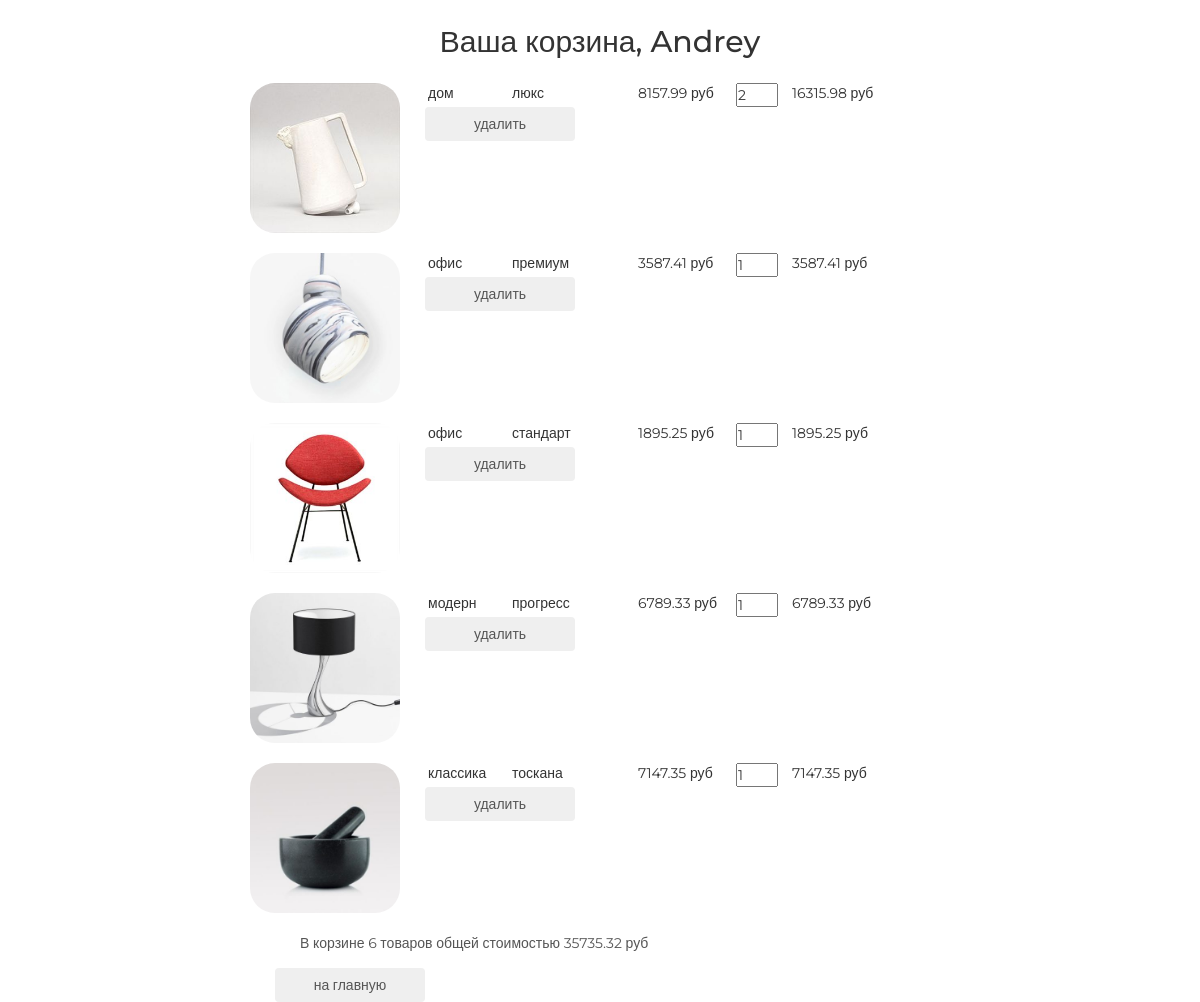
/basket/ (signed in), run on the app's committed database.
### authapp/models.py (models this page shows, shortened)
class ShopUser(AbstractUser):
    SEX_MAIL = 'mail'
    SEX_FEMAIL = 'femail'
    SEX_OTHER = 'other'
    SEX_CHOICE = (
        (SEX_MAIL, 'Мужской'),
        (SEX_FEMAIL, 'Женский'),
        (SEX_OTHER, 'Не указан')
    )
    avatar = models.ImageField(upload_to='users_avatars', blank=True)
    age = models.PositiveIntegerField(verbose_name='возраст', default=18)
    sex = models.CharField(max_length=6, choices=SEX_CHOICE, default=SEX_OTHER, verbose_name='Пол')  # male, female
    activation_key = models.CharField(max_length=128, blank=True)
    activation_key_expires = models.DateTimeField(default=(now() + timedelta(hours=48)))

### basketapp/models.py (models this page shows)
class Basket(models.Model):
    objects = None
    user = models.ForeignKey(settings.AUTH_USER_MODEL, on_delete=models.CASCADE, related_name='корзина')
    product = models.ForeignKey(Product, on_delete=models.CASCADE, verbose_name='товар')
    quantity = models.PositiveIntegerField(verbose_name='количество', default=0)
    add_datetime = models.DateTimeField(verbose_name='время', auto_now_add=True)
    @property
    def product_cost(self):
        return self.product.price * self.quantity
    @property
    def total_quantity(self):
        _items = Basket.objects.filter(user=self.user)
        _totalquantity = sum(list(map(lambda x: x.quantity, _items)))
        return _totalquantity
    @property
    def total_cost(self):
        _items = Basket.objects.filter(user=self.user)
        _totalcost = sum(list(map(lambda x: x.product_cost, _items)))
        return _totalcost

### mainapp/models.py (models this page shows, shortened)
class Product(models.Model):
    objects = None
    category = models.ForeignKey(ProductCategory, on_delete=models.CASCADE)
    name = models.CharField(verbose_name='имя продукта', max_length=128)
    image = models.ImageField(upload_to='products_images', blank=True)
    short_desc = models.CharField(verbose_name='краткое описание продукта', max_length=60, blank=True)
    description = models.TextField(verbose_name='описание продукта', blank=True)
    price = models.DecimalField(verbose_name='цена продукта', max_digits=8, decimal_places=2, default=0)
    quantity = models.PositiveIntegerField(verbose_name='количество на складе', default=0)
    is_active = models.BooleanField(default = True, verbose_name = 'активен')

class ProductCategory(models.Model):
    name = models.CharField(verbose_name='название категории', max_length=64, unique=True)
    description = models.TextField(verbose_name='описание категории', blank=True)
    is_active = models.BooleanField(default=True, verbose_name = 'Active')

### basketapp/views.py (the view)
# urls.py: path('', basketapp.basket, name='view'),
@login_required
def basket(request):
    title = 'корзина'
    basket_items = Basket.objects.filter(user = request.user).order_by('product__category')
    content = {
        'title'       : title,
        'basket_items': basket_items,
    }
    return render(request, 'basketapp/basket.html', content)

### mainapp/context_processor.py (called while the page is built)
def basket(request):
   print(f'context processor basket works')
   basket = []
   if request.user.is_authenticated:
       basket = Basket.objects.filter(user=request.user)
   return {
       'basket': basket,
   }

### basketapp/templates/basketapp/basket.html
{% extends 'basketapp/base.html' %}
{% load static %}
{% block content %}
  <div class="basket_list">
    {% include 'basketapp/includes/inc_basket_list.html' %}
  </div>
  <button class="btn btn-round">
    <a href="{% url 'main' %}">
      на главную
    </a>
  </button>
{% endblock %}

### basketapp/templates/basketapp/base.html (shortened to what this page needs)
<!DOCTYPE html>
{% load static %}
<html>
<head>
  {% block css %}
    <link rel="stylesheet" href="{% static 'css/bootstrap.min.css' %}">
    <link rel="stylesheet" href="{% static 'css/style.css' %}">
    <link rel="stylesheet" href="{% static 'fonts/font-awesome/css/font-awesome.css' %}">
  {% endblock %}
</head>
<body>
  <div class="basket_container">
    <div class="h2 text-center head">
      Ваша корзина,
      {% if user.first_name %}
        {{ user.first_name|title}}
      {% else %}
        Пользователь
      {% endif %}
    </div>
    {% block content %}
    {% endblock %}
  </div>
</body>
</html>

### basketapp/templates/basketapp/includes/inc_basket_list.html
{% for item in basket_items %}
    <div class="basket_record">
        <img src="/media/{{ item.product.image }}"
             alt="{{ item.product.short_desc }}">
        <span class="category_name">{{ item.product.category.name }}</span>
        <span class="product_name">{{ item.product.name }}</span>
        <span class="product_price">{{ item.product.price }}&nbspруб</span>
        <input type="number" name="{{ item.pk }}" min="0" value="{{ item.quantity }}">
        <span class="product_cost">{{ item.product_cost }}&nbspруб</span>
        <button class="btn btn-round">
            <a href="{% url 'basket:remove' item.pk %}" class="">
                удалить
            </a>
        </button>
    </div>
{% endfor %}
{% if basket_items %}
    <div class="basket_summary">
        В корзине {{ basket_items.0.total_quantity }} товаров общей стоимостью
        {{ basket_items.0.total_cost }} руб
    </div>
{% endif %}

### static/css/style.css (style rules this page uses)
* { margin: 0; padding: 0; }
body { font-family: 'Montserrat', sans-serif; }
html, body { height: 100%; }
.basket_container { margin: 25px auto; width: 700px; }
.basket_list input[type="number"] { width: 3em; position: relative; display: block; float: left; }
.basket_list span.category_name { margin-left: 2em; width: 5em; position: relative; display: block; float: left; }
.basket_list span.product_name { margin-left: 1em; width: 8em; position: relative; display: block; float: left; }
.basket_list span.product_price { margin-left: 1em; width: 7em; position: relative; display: block; float: left; }
.basket_list span.product_cost { margin-left: 1em; width: 7em; position: relative; display: block; float: left; }
.basket_list .basket_record { position: relative; display: block; height: 170px; float: none; }
.basket_container .head { margin: 25px auto; }
.basket_container button { margin-left: 25px; width: 150px; display: block; float: left; }
.basket_container button a { text-decoration: none; color: #555; }
.basket_container img { display: block; float: left; width: 150px; border-radius: 25px; }
.basket_container .basket_summary { display: block; margin-left: 50px; margin-bottom: 15px; color: #555; }

### data on the page
ShopUser: first_name "Andrey"
Basket: product.image (picture), product.category.name "дом", product.name "люкс", product.price "8157.99", quantity "2", product_cost "16315.98", user+quantity "6", user+product+quantity "35735.32"
Basket: product.image (picture), product.category.name "офис", product.name "премиум", product.price "3587.41", quantity "1", product_cost "3587.41"
Basket: product.image (picture), product.category.name "офис", product.name "стандарт", product.price "1895.25", quantity "1", product_cost "1895.25"
Basket: product.image (picture), product.category.name "модерн", product.name "прогресс", product.price "6789.33", quantity "1", product_cost "6789.33"
Basket: product.image (picture), product.category.name "классика", product.name "тоскана", product.price "7147.35", quantity "1", product_cost "7147.35"
